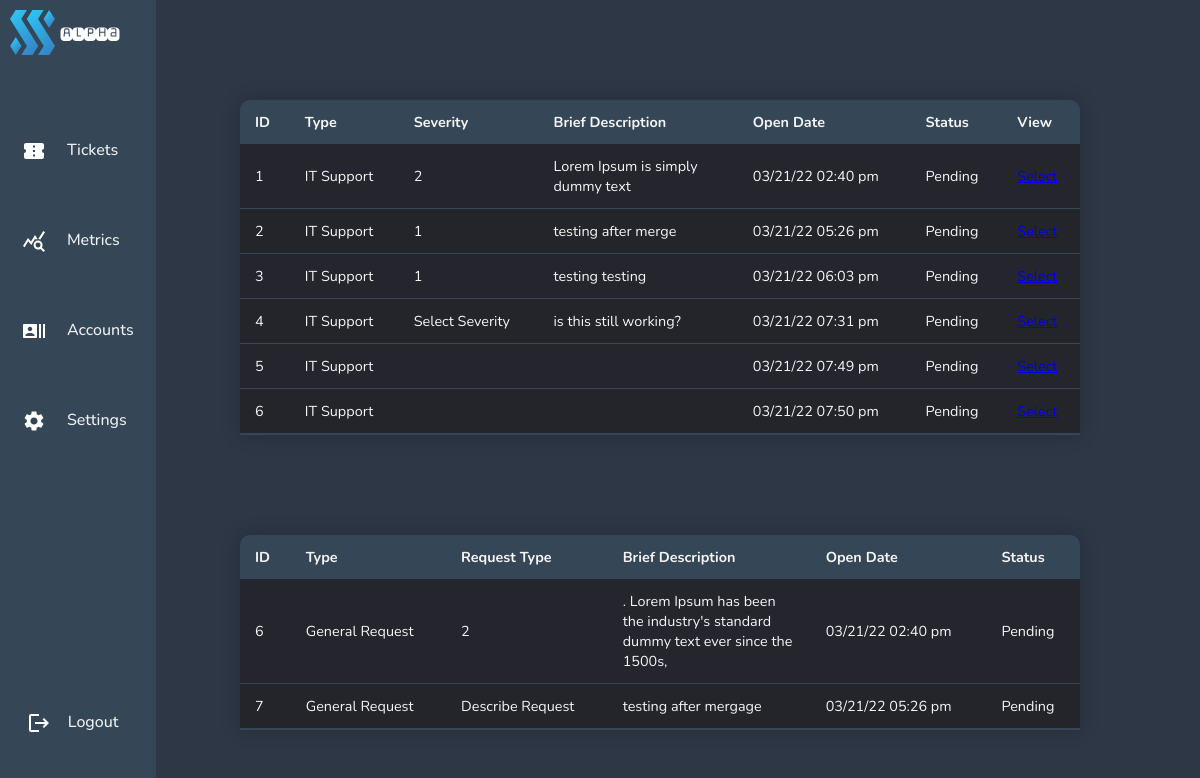
Page /pages/adminviewticket.php on the earlier database version.
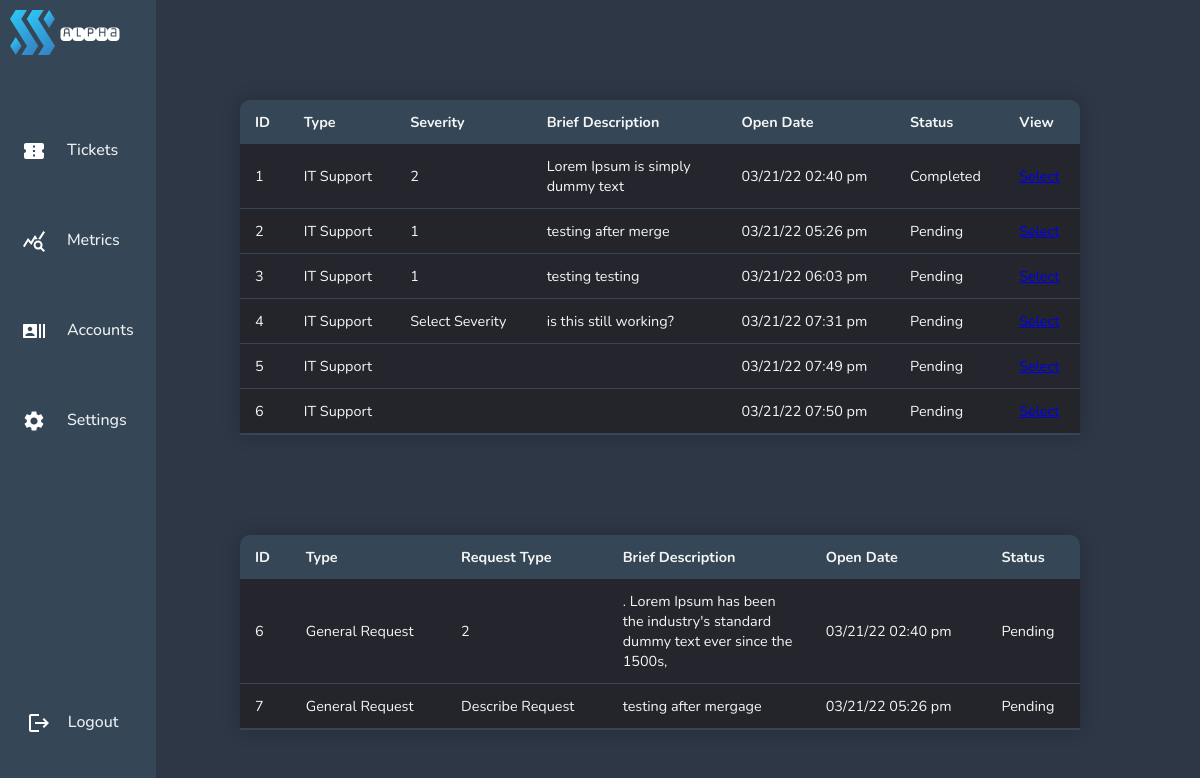
Same page on the later database version.
### tables this page shows
CREATE TABLE "itticket" (
	"id"	INTEGER,
	"user"	INTEGER,
	"type"	TEXT,
	"severity"	BLOB,
	"brief"	INTEGER,
	"full"	TEXT,
	"createdon"	TEXT,
	"status"	TEXT,
	"comment"	TEXT,
	PRIMARY KEY("id")
);

### pages/adminviewticket.php (the view, shortened to what this page needs)
<!DOCTYPE html>
<html lang="en">
<head>
    <?php include'../navigation/admindashnavbar.php';
    require ('../config/dbcon.php'); ?>
    <link rel="stylesheet" href="../navigation/admindashnavbar.css">
    <link rel="stylesheet" href="../css/admintickettable.css">
</head>
<body bgcolor="#2E3746">
<div class="full-screen-container">
    <?php
    $query = "SELECT * FROM itticket";
    $statement = $conn->prepare($query);
    $statement->execute();
    $statement->setFetchMode(PDO::FETCH_OBJ);
    $result = $statement->fetchAll();
    ?>
    <table class="ticket-table">
        <thead>
        <tr>
            <th>ID</th>
            <th>Type</th>
            <th>Severity</th>
            <th>Brief Description</th>
            <th> Open Date</th>
            <th>Status</th>
            <th>View</th>
        </tr>
        </thead>
        <?php foreach($result as $data) { ?>
            <tr>
                <td><?= $data->id; ?> </td>
                <td><?= $data->type; ?> </td>
                <td><?= $data->severity; ?> </td>
                <td><?= $data->brief; ?> </td>
                <td><?= $data->createdon ?> </td>
                <td><?= $data->status; ?> </td>
                <td>
                    <a href="../pages/admin-select-ticket.php?id=<?= $data->id; ?>" class="selectbutton">Select</a>
                </td>
            </tr>
            <?php
        }
        ?>
    </table>
    <?php
    $query = "SELECT * FROM requestticket";
    $statement = $conn->prepare($query);
    $statement->execute();
    $statement->setFetchMode(PDO::FETCH_OBJ);
    $result = $statement->fetchAll();
    ?>
    <table class="ticket-table" >
        <thead>
        <tr>
            <th>ID</th>
            <th>Type</th>
            <th>Request Type</th>
            <th>Brief Description</th>
            <th>Open Date</th>
            <th>Status</th>
        </tr>
        </thead>
        <?php foreach($result as $data) { ?>
            <tr>
                <td><?= $data->id; ?> </td>
                <td><?= $data->type; ?> </td>
                <td><?= $data->request; ?> </td>
                <td><?= $data->brief; ?> </td>
                <td><?= $data->createdon; ?> </td>
                <td><?= $data->status; ?> </td>
            </tr>
            <?php
        }
        ?>
    </table>
</div>
</body>
</html>

Differences in the rows shown:
changed itticket "Lorem Ipsum is simply dummy text": status "Pending" → "Completed"
